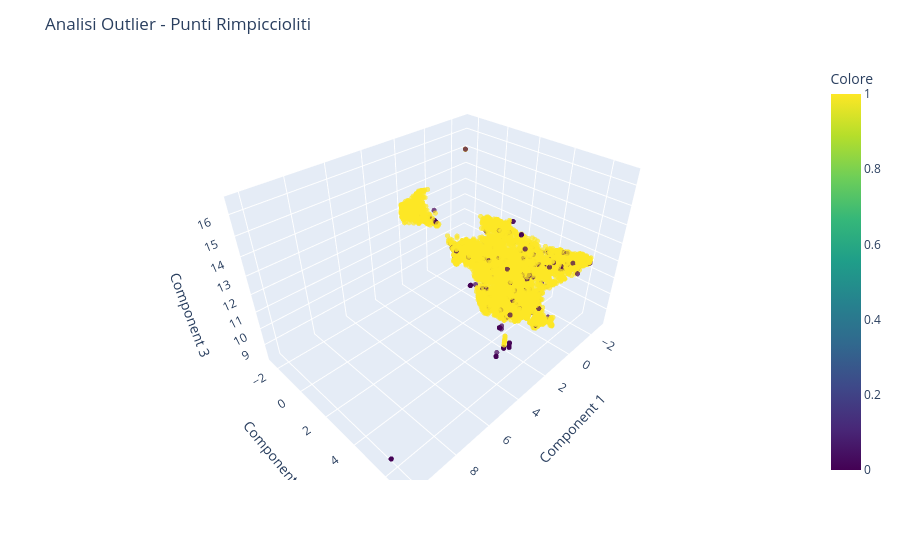

The code cell stored with this chart in its notebook:
### Code cell
# 2D

plt.scatter(df_unito_umap[:, 0], df_unito_umap[:, 1],
            c=df_outliers['colore2'], cmap=plt.cm.bwr, edgecolor='k', alpha=1)

#ax.set_xlabel('Component 1')
#ax.set_ylabel('Component 2')

plt.show()
import plotly.express as px
import pandas as pd

# 1. Prepariamo il DataFrame
df_plot = pd.DataFrame({
    'Component 1': df_unito_umap[:, 0],
    'Component 2': df_unito_umap[:, 1],
    'Component 3': df_unito_umap[:, 2],
    'Colore': df_outliers['colore2']
})

# 2. Creiamo lo scatter 3D con punti piccoli e nuovi colori
fig = px.scatter_3d(
    df_plot, 
    x='Component 1', 
    y='Component 2', 
    z='Component 3',
    color='Colore',
    # --- MODIFICHE QUI ---
    color_continuous_scale='Viridis', # Cambia scala: 'Viridis', 'Plasma', 'Inferno', 'Turbo'
    opacity=0.7,                     # Leggera trasparenza aiuta a vedere la densità
)

# 3. Rimpicciolire i punti
# Plotly usa un default di circa 20. Impostando un valore fisso basso:
fig.update_traces(marker=dict(size=3)) # Prova valori tra 2 e 5

# 4. Opzionale: Titolo e layout
fig.update_layout(title="Analisi Outlier - Punti Rimpiccioliti")

fig.show()

'''
# 3D
fig = plt.figure(figsize=(10, 8))
ax = fig.add_subplot(111, projection='3d')
ax.scatter(df_unito_umap[:, 0],
           df_unito_umap[:, 1],
           df_unito_umap[:, 2],
           c=df_outliers['colore'],
           cmap=plt.cm.bwr,
           edgecolor='k',
           alpha=1)

ax.set_xlabel('Component 1')
ax.set_ylabel('Component 2')
ax.set_zlabel('Component 3')

plt.show()'''

### Figure 1 — Plotly figure (JSON) as saved in the notebook; plotly's stock layout.template omitted (floating-point values rounded to 4 significant figures; data arrays with more than 128 entries replaced by an {"elided": "..."} marker saying what was removed)
{"data": [{"hovertemplate": "Component 1=%{x}<br>Component 2=%{y}<br>Component 3=%{z}<br>Colore=%{marker.color}<extra></extra>", "legendgroup": "", "marker": {"color": {"elided": "8319 int values"}, "coloraxis": "coloraxis", "opacity": 0.7, "size": 3, "symbol": "circle"}, "mode": "markers", "name": "", "scene": "scene", "showlegend": false, "type": "scatter3d", "x": {"elided": "8319 float values"}, "y": {"elided": "8319 float values"}, "z": {"elided": "8319 float values"}}], "layout": {"coloraxis": {"colorbar": {"title": {"text": "Colore"}}, "colorscale": [[0, "#440154"], [0.1111, "#482878"], [0.2222, "#3e4989"], [0.3333, "#31688e"], [0.4444, "#26828e"], [0.5556, "#1f9e89"], [0.6667, "#35b779"], [0.7778, "#6ece58"], [0.8889, "#b5de2b"], [1, "#fde725"]]}, "legend": {"tracegroupgap": 0}, "margin": {"t": 60}, "scene": {"domain": {"x": [0, 1], "y": [0, 1]}, "xaxis": {"title": {"text": "Component 1"}}, "yaxis": {"title": {"text": "Component 2"}}, "zaxis": {"title": {"text": "Component 3"}}}, "title": {"text": "Analisi Outlier - Punti Rimpiccioliti"}}}
